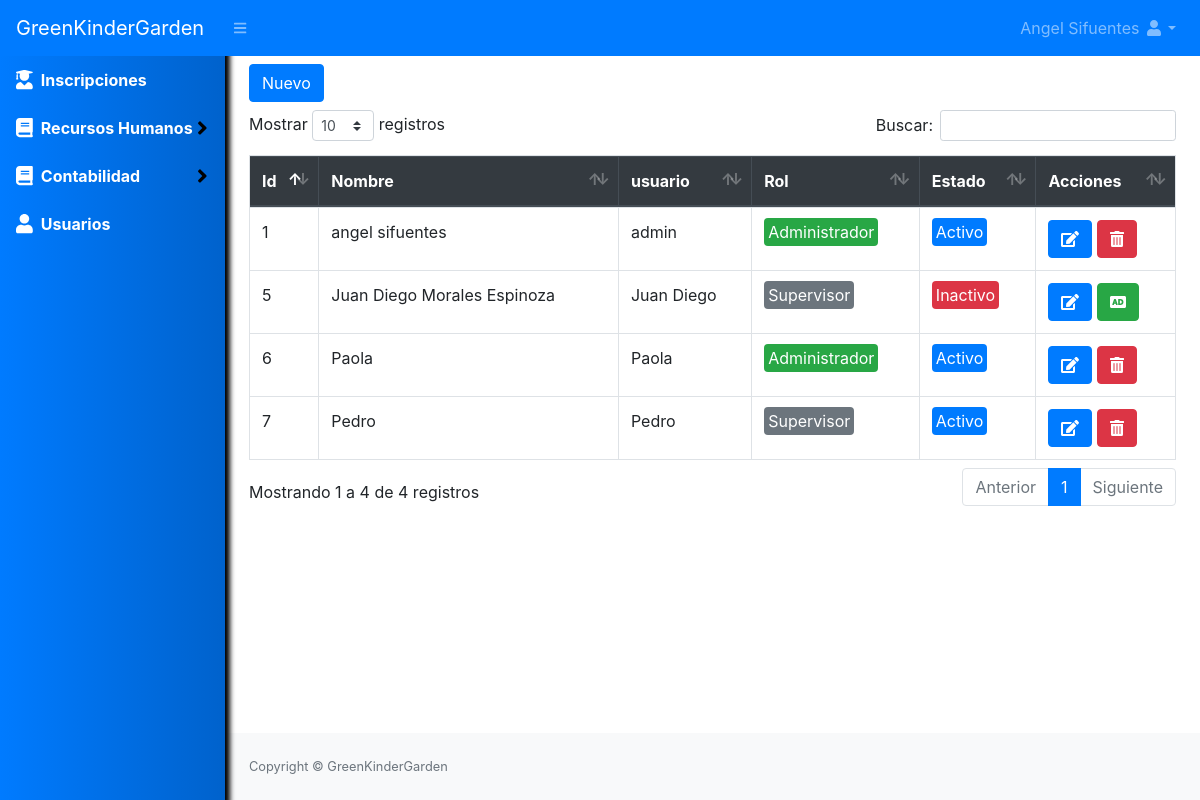
The page /usuarios/listar (signed in) on the database its author committed.
### tables this page shows
CREATE TABLE `usuarios` (
  `id` int(11) NOT NULL,
  `usuario` varchar(50) NOT NULL,
  `nombre` varchar(200) NOT NULL,
  `clave` varchar(100) NOT NULL,
  `rol` varchar(20) NOT NULL,
  `estado` int(11) NOT NULL DEFAULT 1
);

### index.php (called while the page is built, shortened)
<?php
require_once("Helpers/Helpers.php");
$url = isset($_GET['url']) ? $_GET['url'] : "Home/home";
$arrUrl = explode("/", $url);
$controller = $arrUrl[0];
$methop = $arrUrl[0];
if (isset($arrUrl[1])) {
    if ($arrUrl[1] != "") {
        $methop = $arrUrl[1];
    }
}
require_once("Libraries/Core/Load.php");
?>

### Libraries/Core/Controllers.php (called while the page is built, shortened)
<?php
class Controllers{
    public function loadModel()
    {
        $model = get_class($this)."Model";
        $routClass = "Models/".$model.".php";
    }
}
?>

### Libraries/Core/Conexion.php (called while the page is built)
<?php
class Conexion{
    private $conect;
    public function __construct()
    {
      $conexion = "mysql:host=".HOST.";dbname=".BD.";.CHARSET.";
      try {
          $this->conect = new PDO($conexion, DB_USER, PASS);
          $this->conect->setAttribute(PDO::ATTR_ERRMODE, PDO::ERRMODE_EXCEPTION);
      } catch (PDOException $e) {
          $this->conect = "Error en la conexion";
          echo "Error: " . $e->getMessage();
      }
    }
    public function conect()
    {
        return $this->conect;
    }
}
?>

### Libraries/Core/Mysql.php (called while the page is built, shortened)
<?php
class Mysql extends Conexion{
    private $conexion;
    function __construct()
    {
        $this->conexion = new Conexion();
        $this->conexion = $this->conexion->conect();
    }
    public function select_all(string $query){
        $this->strquery = $query;
        $result = $this->conexion->prepare($this->strquery);
        $result->execute();
        $data = $result->fetchall(PDO::FETCH_ASSOC);
        return $data;
    }
}
?>

### Helpers/Helpers.php (called while the page is built)
<?php
function base_url()
{
    return BASE_URL;
}
function encabezado($data="")
{
    $VistaH = "Views/Template/header.php";
    require_once($VistaH);
}
function pie($data="")
{
    $VistaP = "Views/Template/footer.php";
    require_once($VistaP);
}
?>

### Libraries/Core/Views.php (called while the page is built)
<?php
class Views{
    function getView($controller, $view, $data="", $alert="", $config = "", $cliente = "")
    {
        $controller = get_class($controller);
        if ($controller == "Home") {
            $view = "Views/".$view.".php";
        }else{
            $view = "Views/" . $controller . "/" . $view . ".php";
        }
        require_once($view);
    }
}
?>

### Controller/Usuarios.php (called while the page is built, shortened)
<?php
class Usuarios extends Controllers
{
    public function listar()
    {
        $data = $this->model->selectUsuarios();
        $this->views->getView($this, "listar", $data);
    }
}

### Models/UsuariosModel.php (called while the page is built, shortened)
<?php
class UsuariosModel extends Mysql{
    public function selectUsuarios()
    {
        $sql = "SELECT * FROM usuarios";
        $res = $this->select_all($sql);
        return $res;
    }
}
?>

### Views/usuarios/listar.php (the view, shortened to what this page needs)
<?php encabezado() ?>
<div id="layoutSidenav_content">
    <main>
        <div class="container-fluid">
            <div class="row">
                <div class="col-lg-12 mt-2">
                    <div class="row">
                        <div class="col-lg-6 mb-2">
                            <button class="btn btn-primary" type="button" data-toggle="modal" data-target="#nuevo_user">Nuevo</button>
                        </div>
                    </div>
                    <div class="table-responsive">
                        <table class="table table-hover table-bordered" id="table">
                            <thead class="thead-dark">
                                <tr>
                                    <th>Id</th>
                                    <th>Nombre</th>
                                    <th>usuario</th>
                                    <th>Rol</th>
                                    <th>Estado</th>
                                    <th>Acciones</th>
                                </tr>
                            </thead>
                            <tbody>
                                <?php
                                foreach ($data as $us) {
                                    if ($us['rol'] == 1) {
                                        $rol = '<span class="badge-success p-1 rounded">Administrador</span>';
                                    } else {
                                        $rol = '<span class="badge-secondary p-1 rounded">Supervisor</span>';
                                    }
                                    if ($us['estado'] == 1) {
                                        $estado = '<span class="badge-primary p-1 rounded">Activo</span>';
                                    } else {
                                        $estado = '<span class="badge-danger p-1 rounded">Inactivo</span>';
                                    }
                                ?>
                                    <tr>
                                        <td><?php echo $us['id']; ?></td>
                                        <td><?php echo $us['nombre']; ?></td>
                                        <td><?php echo $us['usuario']; ?></td>
                                        <td><?php echo $rol; ?></td>
                                        <td><?php echo $estado; ?></td>
                                        <td>
                                            <a href="<?php echo base_url() ?>Usuarios/editar?id=<?php echo $us['id']; ?>" class="btn btn-primary"><i class="fas fa-edit"></i></a>
                                            <?php if ($us['estado'] == 1) { ?>
                                                <form action="<?php echo base_url() ?>Usuarios/eliminar" method="post" class="d-inline eliminar">
                                                    <button type="submit" class="btn btn-danger"><i class="fas fa-trash-alt"></i></button>
                                                </form>
                                            <?php } else { ?>
                                                <form action="<?php echo base_url() ?>Usuarios/reingresar" method="post" class="d-inline reingresar">
                                                    <button type="submit" class="btn btn-success"><i class="fas fa-audio-description"></i></button>
                                                </form>
                                            <?php } ?>
                                        </td>
                                    </tr>
                                <?php } ?>
                            </tbody>
                        </table>
                    </div>
                </div>
            </div>
        </div>
    </main>
    <?php pie() ?>

### Libraries/Core/Load.php (shortened to what this page needs)
<?php
$controllerFile = "Controller/" . $controller . ".php";
if (file_exists($controllerFile)) {
    $controller = new $controller();
    if (method_exists($controller, $methop)) {
        $controller->{$methop}($params);
    } else {
        require_once("Controller/Error.php");
    }
} else {
    require_once("Controller/Error.php");
}
?>

### Views/template/header.php (shortened to what this page needs)
<!DOCTYPE html>
<html lang="en">
<head>
    <link rel="stylesheet" href="<?php echo base_url(); ?>Assets/css/styles.css" id="theme-stylesheet">
    <link rel="stylesheet" href="<?php echo base_url(); ?>Assets/css/select2.min.css">
    <link rel="stylesheet" href="<?php echo base_url(); ?>Assets/css/dataTables.bootstrap4.min.css">
</head>
<body class="sb-nav-fixed">
    <nav class="sb-topnav navbar navbar-expand navbar-dark bg-primary">
        <a class="navbar-brand" >GreenKinderGarden</a>
        <button class="btn btn-link btn-sm order-1 order-lg-0" id="sidebarToggle" href="#"><i class="fas fa-bars"></i></button>
        <ul class="navbar-nav ml-auto">
            <li class="nav-item dropdown">
                <a class="nav-link dropdown-toggle text-capitalize" id="userDropdown" href="#" role="button" data-toggle="dropdown" aria-haspopup="true" aria-expanded="false"><?php echo $_SESSION['nombre']; ?> <i class="fas fa-user fa-fw"></i></a>
            </li>
        </ul>
    </nav>
    <div id="layoutSidenav">
        <div id="layoutSidenav_nav">
            <nav class="sb-sidenav accordion sb-sidenav-dark" id="sidenavAccordion">
                <div class="sb-sidenav-menu">
                    <div class="nav">
                        <a class="nav-link active" href="<?php echo base_url(); ?>inscripciones">
                            <div class="sb-nav-link-icon"><i class="fas fa-user-graduate fa-lg"></i>
                            </div>
                            Inscripciones
                        </a>
                        <a class="nav-link collapsed active" href="<?php echo base_url(); ?>/recursoshumanos" data-toggle="collapse" data-target="#collapseLayouts" aria-expanded="false" aria-controls="collapseLayouts">
                            <div class="sb-nav-link-icon"><i class="fas fa-book fa-lg"></i></div>
                            Recursos Humanos
                            <div class="sb-sidenav-collapse-arrow"><i class="fas fa-angle-down fa-lg"></i></div>
                        </a>
                        <a class="nav-link collapsed active" href="<?php echo base_url(); ?>/contabilidad" data-toggle="collapse" data-target="#collapseLayouts1" aria-expanded="false" aria-controls="collapseLayouts1">
                            <div class="sb-nav-link-icon"><i class="fas fa-book fa-lg"></i></div>
                            Contabilidad
                            <div class="sb-sidenav-collapse-arrow"><i class="fas fa-angle-down fa-lg"></i></div>
                        </a>
                        <?php if ($_SESSION['rol'] == 1) { ?>
                            <a class="nav-link active" href="<?php echo base_url(); ?>usuarios/listar">
                                <div class="sb-nav-link-icon"><i class="fas fa-user fa-lg"></i>
                                </div>
                                Usuarios
                            </a>
                        <?php } ?>
                    </div>
                </div>
            </nav>
        </div>

### Views/template/footer.php (shortened to what this page needs)
<footer class="py-4 bg-light mt-auto">
    <div class="container-fluid">
        <div class="d-flex align-items-center justify-content-between small">
            <div class="text-muted">Copyright &copy; GreenKinderGarden</div>
        </div>
    </div>
</footer>
</div>
</body>
</html>

### rows shown on the page
usuarios: id "1", nombre "angel sifuentes", usuario "admin", rol "Administrador", estado "Activo"
usuarios: id "5", nombre "Juan Diego Morales Espinoza", usuario "Juan Diego", rol "Supervisor", estado "Inactivo"
usuarios: id "6", nombre "Paola", usuario "Paola", rol "Administrador", estado "Activo"
usuarios: id "7", nombre "Pedro", usuario "Pedro", rol "Supervisor", estado "Activo"

### other values the page prints
$_SESSION['nombre'] "Angel Sifuentes"
